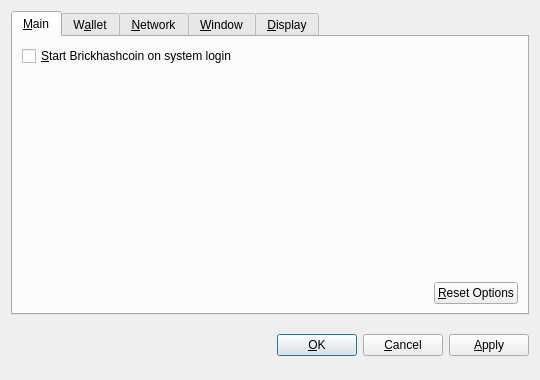
<?xml version="1.0" encoding="UTF-8"?>
<ui version="4.0">
 <class>OptionsDialog</class>
 <widget class="QDialog" name="OptionsDialog">
  <property name="geometry">
   <rect>
    <x>0</x>
    <y>0</y>
    <width>540</width>
    <height>380</height>
   </rect>
  </property>
  <property name="windowTitle">
   <string>Options</string>
  </property>
  <property name="modal">
   <bool>true</bool>
  </property>
  <layout class="QVBoxLayout" name="verticalLayout">
   <item>
    <widget class="QTabWidget" name="tabWidget">
     <property name="tabPosition">
      <enum>QTabWidget::North</enum>
     </property>
     <property name="currentIndex">
      <number>0</number>
     </property>
     <widget class="QWidget" name="tabMain">
      <attribute name="title">
       <string>&amp;Main</string>
      </attribute>
      <layout class="QVBoxLayout" name="verticalLayout_Main">
       <item>
        <widget class="QCheckBox" name="bitcoinAtStartup">
         <property name="toolTip">
          <string>Automatically start Brickhashcoin after logging in to the system.</string>
         </property>
         <property name="text">
          <string>&amp;Start Brickhashcoin on system login</string>
         </property>
        </widget>
       </item>
       <item>
        <spacer name="verticalSpacer_Main">
         <property name="orientation">
          <enum>Qt::Vertical</enum>
         </property>
         <property name="sizeHint" stdset="0">
          <size>
           <width>20</width>
           <height>40</height>
          </size>
         </property>
        </spacer>
       </item>
       <item>
        <layout class="QHBoxLayout" name="horizontalLayout_2_Main">
         <item>
          <spacer name="horizontalSpacer_2_Main">
           <property name="orientation">
            <enum>Qt::Horizontal</enum>
           </property>
           <property name="sizeHint" stdset="0">
            <size>
             <width>40</width>
             <height>20</height>
            </size>
           </property>
          </spacer>
         </item>
         <item>
          <widget class="QPushButton" name="resetButton">
           <property name="toolTip">
            <string>Reset all client options to default.</string>
           </property>
           <property name="text">
            <string>&amp;Reset Options</string>
           </property>
           <property name="autoDefault">
            <bool>false</bool>
           </property>
          </widget>
         </item>
        </layout>
       </item>
      </layout>
     </widget>
     <widget class="QWidget" name="tabWallet">
      <attribute name="title">
       <string>W&amp;allet</string>
      </attribute>
      <layout class="QVBoxLayout" name="verticalLayout_Network">
       <item>
        <widget class="QLabel" name="transactionFeeInfoLabel">
         <property name="text">
          <string>Optional transaction fee per kB that helps make sure your transactions are processed quickly. Most transactions are 1 kB.</string>
         </property>
         <property name="textFormat">
          <enum>Qt::PlainText</enum>
         </property>
         <property name="wordWrap">
          <bool>true</bool>
         </property>
        </widget>
       </item>
       <item>
        <layout class="QHBoxLayout" name="horizontalLayout_1_Main">
         <item>
          <widget class="QLabel" name="transactionFeeLabel">
           <property name="text">
            <string>Pay transaction &amp;fee</string>
           </property>
           <property name="textFormat">
            <enum>Qt::PlainText</enum>
           </property>
           <property name="buddy">
            <cstring>transactionFee</cstring>
           </property>
          </widget>
         </item>
         <item>
          <widget class="BitcoinAmountField" name="transactionFee"/>
         </item>
         <item>
          <spacer name="horizontalSpacer_1_Main">
           <property name="orientation">
            <enum>Qt::Horizontal</enum>
           </property>
           <property name="sizeHint" stdset="0">
            <size>
             <width>40</width>
             <height>20</height>
            </size>
           </property>
          </spacer>
         </item>
        </layout>
       </item>
       <item>
        <widget class="QLabel" name="label">
         <property name="text">
          <string>If you disable the spending of unconfirmed change, the change from a transaction cannot be used until that transaction has at least one confirmation. This also affects how your balance is computed.</string>
         </property>
         <property name="wordWrap">
          <bool>true</bool>
         </property>
        </widget>
       </item>
       <item>
        <widget class="QCheckBox" name="spendZeroConfChange">
         <property name="text">
          <string>Spend unconfirmed change  (experts only)</string>
         </property>
        </widget>
       </item>
       <item>
        <spacer name="verticalSpacer">
         <property name="orientation">
          <enum>Qt::Vertical</enum>
         </property>
         <property name="sizeHint" stdset="0">
          <size>
           <width>20</width>
           <height>40</height>
          </size>
         </property>
        </spacer>
       </item>
      </layout>
     </widget>
     <widget class="QWidget" name="tabNetwork">
      <attribute name="title">
       <string>&amp;Network</string>
      </attribute>
      <layout class="QVBoxLayout" name="verticalLayout_Network">
       <item>
        <widget class="QCheckBox" name="mapPortUpnp">
         <property name="toolTip">
          <string>Automatically open the Brickhashcoin client port on the router. This only works when your router supports UPnP and it is enabled.</string>
         </property>
         <property name="text">
          <string>Map port using &amp;UPnP</string>
         </property>
        </widget>
       </item>
       <item>
        <widget class="QCheckBox" name="connectSocks">
         <property name="toolTip">
          <string>Connect to the Brickhashcoin network through a SOCKS proxy (e.g. when connecting through Tor).</string>
         </property>
         <property name="text">
          <string>&amp;Connect through SOCKS proxy:</string>
         </property>
        </widget>
       </item>
       <item>
        <layout class="QHBoxLayout" name="horizontalLayout_Network">
         <item>
          <widget class="QLabel" name="proxyIpLabel">
           <property name="text">
            <string>Proxy &amp;IP:</string>
           </property>
           <property name="textFormat">
            <enum>Qt::PlainText</enum>
           </property>
           <property name="buddy">
            <cstring>proxyIp</cstring>
           </property>
          </widget>
         </item>
         <item>
          <widget class="QValidatedLineEdit" name="proxyIp">
           <property name="maximumSize">
            <size>
             <width>140</width>
             <height>16777215</height>
            </size>
           </property>
           <property name="toolTip">
            <string>IP address of the proxy (e.g. 127.0.0.1)</string>
           </property>
          </widget>
         </item>
         <item>
          <widget class="QLabel" name="proxyPortLabel">
           <property name="text">
            <string>&amp;Port:</string>
           </property>
           <property name="textFormat">
            <enum>Qt::PlainText</enum>
           </property>
           <property name="buddy">
            <cstring>proxyPort</cstring>
           </property>
          </widget>
         </item>
         <item>
          <widget class="QLineEdit" name="proxyPort">
           <property name="maximumSize">
            <size>
             <width>55</width>
             <height>16777215</height>
            </size>
           </property>
           <property name="toolTip">
            <string>Port of the proxy (e.g. 9050)</string>
           </property>
          </widget>
         </item>
         <item>
          <widget class="QLabel" name="socksVersionLabel">
           <property name="text">
            <string>SOCKS &amp;Version:</string>
           </property>
           <property name="textFormat">
            <enum>Qt::PlainText</enum>
           </property>
           <property name="buddy">
            <cstring>socksVersion</cstring>
           </property>
          </widget>
         </item>
         <item>
          <widget class="QValueComboBox" name="socksVersion">
           <property name="toolTip">
            <string>SOCKS version of the proxy (e.g. 5)</string>
           </property>
          </widget>
         </item>
         <item>
          <spacer name="horizontalSpacer_Network">
           <property name="orientation">
            <enum>Qt::Horizontal</enum>
           </property>
           <property name="sizeHint" stdset="0">
            <size>
             <width>40</width>
             <height>20</height>
            </size>
           </property>
          </spacer>
         </item>
        </layout>
       </item>
       <item>
        <spacer name="verticalSpacer_Network">
         <property name="orientation">
          <enum>Qt::Vertical</enum>
         </property>
         <property name="sizeHint" stdset="0">
          <size>
           <width>20</width>
           <height>40</height>
          </size>
         </property>
        </spacer>
       </item>
      </layout>
     </widget>
     <widget class="QWidget" name="tabWindow">
      <attribute name="title">
       <string>&amp;Window</string>
      </attribute>
      <layout class="QVBoxLayout" name="verticalLayout_Window">
       <item>
        <widget class="QCheckBox" name="minimizeToTray">
         <property name="toolTip">
          <string>Show only a tray icon after minimizing the window.</string>
         </property>
         <property name="text">
          <string>&amp;Minimize to the tray instead of the taskbar</string>
         </property>
        </widget>
       </item>
       <item>
        <widget class="QCheckBox" name="minimizeOnClose">
         <property name="toolTip">
          <string>Minimize instead of exit the application when the window is closed. When this option is enabled, the application will be closed only after selecting Quit in the menu.</string>
         </property>
         <property name="text">
          <string>M&amp;inimize on close</string>
         </property>
        </widget>
       </item>
       <item>
        <spacer name="verticalSpacer_Window">
         <property name="orientation">
          <enum>Qt::Vertical</enum>
         </property>
         <property name="sizeHint" stdset="0">
          <size>
           <width>20</width>
           <height>40</height>
          </size>
         </property>
        </spacer>
       </item>
      </layout>
     </widget>
     <widget class="QWidget" name="tabDisplay">
      <attribute name="title">
       <string>&amp;Display</string>
      </attribute>
      <layout class="QVBoxLayout" name="verticalLayout_Display">
       <item>
        <layout class="QHBoxLayout" name="horizontalLayout_1_Display">
         <item>
          <widget class="QLabel" name="langLabel">
           <property name="text">
            <string>User Interface &amp;language:</string>
           </property>
           <property name="textFormat">
            <enum>Qt::PlainText</enum>
           </property>
           <property name="buddy">
            <cstring>lang</cstring>
           </property>
          </widget>
         </item>
         <item>
          <widget class="QValueComboBox" name="lang">
           <property name="toolTip">
            <string>The user interface language can be set here. This setting will take effect after restarting Brickhashcoin.</string>
           </property>
          </widget>
         </item>
        </layout>
       </item>
       <item>
        <layout class="QHBoxLayout" name="horizontalLayout_2_Display">
         <item>
          <widget class="QLabel" name="unitLabel">
           <property name="text">
            <string>&amp;Unit to show amounts in:</string>
           </property>
           <property name="textFormat">
            <enum>Qt::PlainText</enum>
           </property>
           <property name="buddy">
            <cstring>unit</cstring>
           </property>
          </widget>
         </item>
         <item>
          <widget class="QValueComboBox" name="unit">
           <property name="toolTip">
            <string>Choose the default subdivision unit to show in the interface and when sending coins.</string>
           </property>
          </widget>
         </item>
        </layout>
       </item>
       <item>
        <widget class="QCheckBox" name="displayAddresses">
         <property name="toolTip">
          <string>Whether to show Brickhashcoin addresses in the transaction list or not.</string>
         </property>
         <property name="text">
          <string>&amp;Display addresses in transaction list</string>
         </property>
        </widget>
       </item>
       <item>
        <widget class="QCheckBox" name="coinControlFeatures">
         <property name="toolTip">
          <string>Whether to show coin control features or not.</string>
         </property>
         <property name="text">
          <string>Display coin &amp;control features (experts only!)</string>
         </property>
        </widget>
       </item>
       <item>
        <spacer name="verticalSpacer_Display">
         <property name="orientation">
          <enum>Qt::Vertical</enum>
         </property>
         <property name="sizeHint" stdset="0">
          <size>
           <width>20</width>
           <height>40</height>
          </size>
         </property>
        </spacer>
       </item>
      </layout>
     </widget>
    </widget>
   </item>
   <item>
    <layout class="QHBoxLayout" name="horizontalLayout_Buttons">
     <item>
      <spacer name="horizontalSpacer_1">
       <property name="orientation">
        <enum>Qt::Horizontal</enum>
       </property>
       <property name="sizeHint" stdset="0">
        <size>
         <width>40</width>
         <height>48</height>
        </size>
       </property>
      </spacer>
     </item>
     <item>
      <widget class="QLabel" name="statusLabel">
       <property name="font">
        <font>
         <weight>75</weight>
         <bold>true</bold>
        </font>
       </property>
       <property name="text">
        <string/>
       </property>
       <property name="textFormat">
        <enum>Qt::PlainText</enum>
       </property>
       <property name="wordWrap">
        <bool>true</bool>
       </property>
      </widget>
     </item>
     <item>
      <spacer name="horizontalSpacer_2">
       <property name="orientation">
        <enum>Qt::Horizontal</enum>
       </property>
       <property name="sizeHint" stdset="0">
        <size>
         <width>40</width>
         <height>48</height>
        </size>
       </property>
      </spacer>
     </item>
     <item>
      <widget class="QPushButton" name="okButton">
       <property name="text">
        <string>&amp;OK</string>
       </property>
      </widget>
     </item>
     <item>
      <widget class="QPushButton" name="cancelButton">
       <property name="text">
        <string>&amp;Cancel</string>
       </property>
       <property name="autoDefault">
        <bool>false</bool>
       </property>
      </widget>
     </item>
     <item>
      <widget class="QPushButton" name="applyButton">
       <property name="text">
        <string>&amp;Apply</string>
       </property>
       <property name="autoDefault">
        <bool>false</bool>
       </property>
      </widget>
     </item>
    </layout>
   </item>
  </layout>
 </widget>
 <customwidgets>
  <customwidget>
   <class>BitcoinAmountField</class>
   <extends>QSpinBox</extends>
   <header>bitcoinamountfield.h</header>
  </customwidget>
  <customwidget>
   <class>QValueComboBox</class>
   <extends>QComboBox</extends>
   <header>qvaluecombobox.h</header>
  </customwidget>
  <customwidget>
   <class>QValidatedLineEdit</class>
   <extends>QLineEdit</extends>
   <header>qvalidatedlineedit.h</header>
  </customwidget>
 </customwidgets>
 <resources/>
 <connections/>
</ui>
